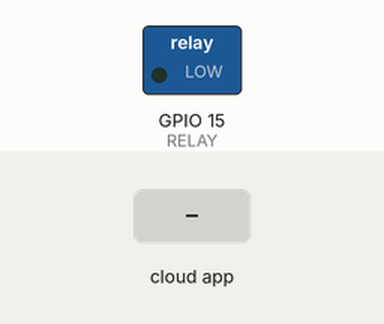
Simulated run of this sketch. Board: ESP8266 (NodeMCU). Parts: switched loads named in the sketch (green lamp = pin HIGH). The inputs (shaded band) are chosen by the test bench. WiFi joins after 1.5 s; servers stay silent unless stated; what the sketch prints to the serial monitor is not drawn.

Above: at 2.7 s.
2.8 s: the phone or cloud app sets SWITCH to 255
At 3.8 s:
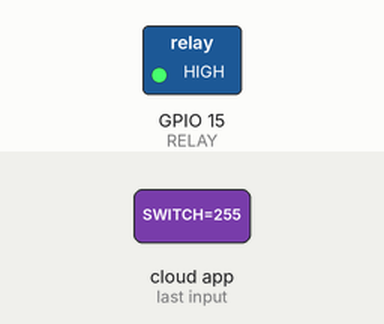
4.3 s: the phone or cloud app sets SWITCH to 0
At 4.9 s:
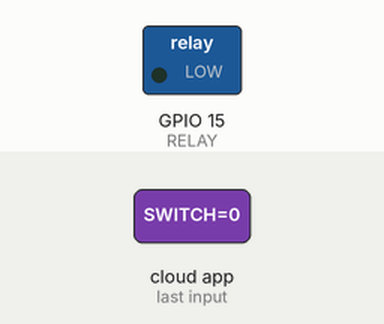
Timing chart, 0 to 7.3 s (numbered marks = the images above; inputs shaded):
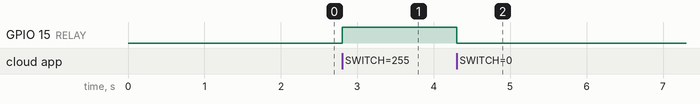

Measured:
- after the input at 2.8 s, GPIO 15 (RELAY): LOW → HIGH at once
- after the input at 4.3 s, GPIO 15 (RELAY): HIGH → LOW at once

The sketch:

Alexa_control_socket.ino
```cpp
#ifdef ARDUINO_ARCH_ESP32
#include <WiFi.h>
#else
#include <ESP8266WiFi.h>
#endif
#include <Espalexa.h>
// define the GPIO connected with Relays
#define RELAY 15  //D15


// prototypes
boolean connectWifi();

//callback functions
void firstLightChanged(uint8_t brightness);

// WiFi Credentials
const char* ssid = "ROBOLIX";
const char* password = "asdfghjkl";

// device names
String Device_1_Name = "SWITCH";

boolean wifiConnected = false;

Espalexa espalexa;

void setup()
{
  Serial.begin(115200);

  pinMode(RELAY, OUTPUT);


  // Initialise wifi connection
  wifiConnected = connectWifi();

  if (wifiConnected)
  {
    // Define your devices here.
    espalexa.addDevice(Device_1_Name, firstLightChanged); //simplest definition, default state off
    espalexa.begin();
  }
  else
  {
    while (1)
    {
      Serial.println("Cannot connect to WiFi. Please check data and reset the ESP.");
      delay(1000);
    }
  }
}

void loop()
{
  espalexa.loop();
  delay(1);
}

//our callback functions
void firstLightChanged(uint8_t brightness)
{
  //Control the device
  if (brightness == 255)
    {
      digitalWrite(RELAY, HIGH);
      Serial.println("Device1 ON");
    }
  else
  {
    digitalWrite(RELAY, LOW);
    Serial.println("Device1 OFF");
  }
}


// connect to wifi – returns true if successful or false if not
boolean connectWifi()
{
  boolean state = true;
  int i = 0;

  WiFi.mode(WIFI_STA);
  WiFi.begin(ssid, password);
  Serial.println("");
  Serial.println("Connecting to WiFi");

  // Wait for connection
  Serial.print("Connecting...");
  while (WiFi.status() != WL_CONNECTED) {
    delay(500);
    Serial.print(".");
    if (i > 20) {
      state = false; break;
    }
    i++;
  }
  Serial.println("");
  if (state) {
    Serial.print("Connected to ");
    Serial.println(ssid);
    Serial.print("IP address: ");
    Serial.println(WiFi.localIP());
  }
  else {
    Serial.println("Connection failed.");
  }
  return state;
}
```
